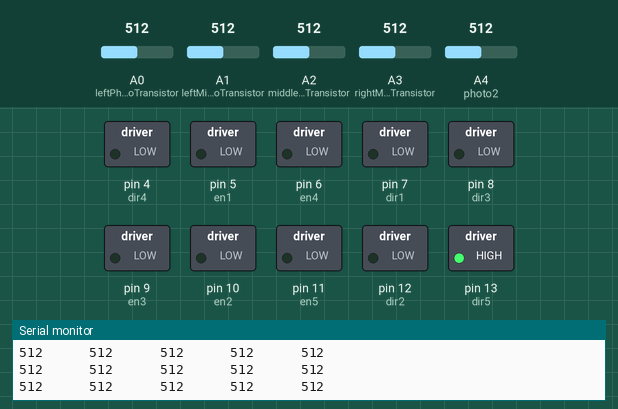
Bench run of a sketch on a simulated Arduino Uno, built with avr-gcc and run on an emulated ATmega328P. Parts: switched loads named in the sketch (green lamp = pin HIGH), the last lines printed to the serial monitor. Dashed ring = blinking. The inputs (shaded band) are chosen by the test bench; at power-on: A0 (leftPhotoTransistor) = 512, A2 (middlePhotoTransistor) = 512, A3 (rightMiddlePhotoTransistor) = 512, A1 (leftMiddlePhotoTransistor) = 512, A4 (photo2) = 512.

Above: at 1.2 s.
1.3 s: A0 (leftPhotoTransistor) set to 380
4.3 s: A0 (leftPhotoTransistor) set to 343
At 5.0 s:
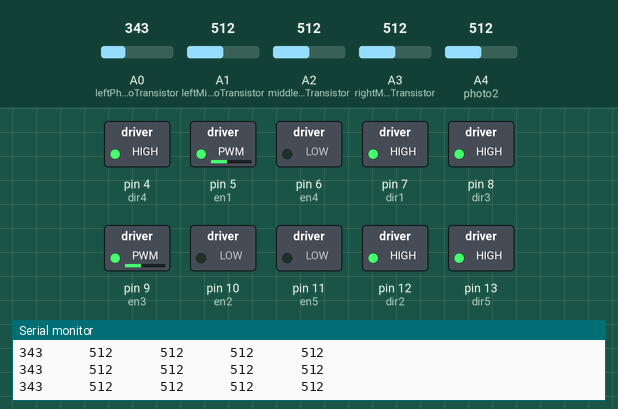
6.0 s: A2 (middlePhotoTransistor) set to 356
9.0 s: A2 (middlePhotoTransistor) set to 334
At 10.3 s:
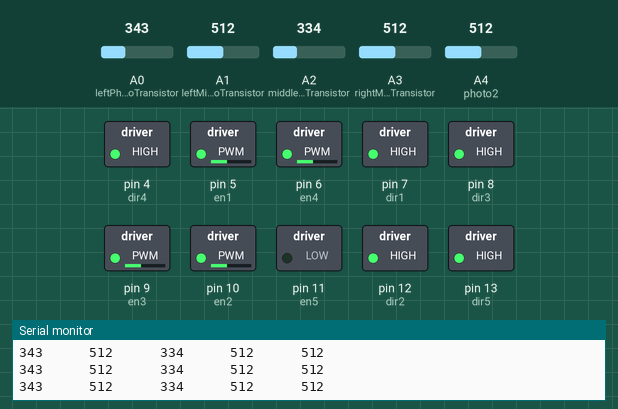
10.6 s: A3 (rightMiddlePhotoTransistor) set to 340
12.1 s: A3 (rightMiddlePhotoTransistor) set to 325
At 13.0 s:
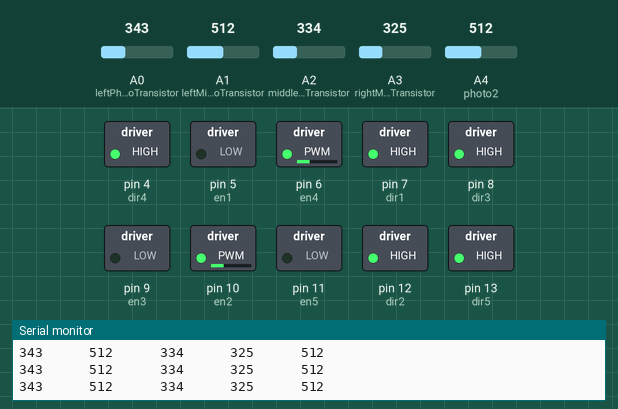
Timing chart, 0 to 14.7 s (numbered marks = the images above; inputs shaded):
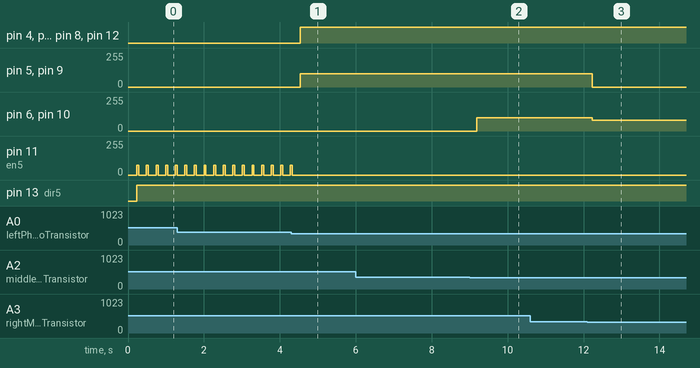

The sketch:

asee.ino
```cpp
//enable is pin 6 (pwm)
//dir is pin 4(digital)

//AMBIENT_WAIT_TIME is the amount of time we are waiting between our averaging
#define AMBIENT_WAIT_TIME 3
//LIGHT_THRESHOLD is what we will use as our threshold between our ambient base and our current read to determine if we are touching the line at all
#define LIGHT_THRESHOLD 150
#define RING_MOTOR_POWER 75
int en1 = 5;
int dir1 = 7;

int en2 = 10;
int dir2 = 12;

int en3 = 9;
int dir3 = 8;

int en4 = 6;
int dir4 = 4;

int pushbutton = 3;
int val, x, y;

int en5 = 11;
int dir5 = 13;

int photo1 = 5;
int photo2 = 4;
int leftPhotoTransistor=A0;
int leftMiddlePhotoTransistor=A1;
int middlePhotoTransistor=A2;
int rightMiddlePhotoTransistor=A3;
int rightPhotoTransistor=A4;


int leftBase=0;
int leftMiddleBase=0;
int middleBase=0;
int rightMiddleBase=0;
int rightBase=0;
//these three bases are the base levels initially determined of ambient light during the setup procedure
unsigned long timer;


void setup() {
  Serial.begin(9600);
  pinMode(en1,OUTPUT);
  pinMode(dir1,OUTPUT);
  pinMode(dir2,OUTPUT);
  pinMode(en2, OUTPUT);
  pinMode(en3,OUTPUT);
  pinMode(dir3,OUTPUT);
  pinMode(dir4,OUTPUT);
  pinMode(en4, OUTPUT);
  pinMode(en5, OUTPUT);
  pinMode(dir5, OUTPUT);
  pinMode(leftPhotoTransistor, INPUT);
  pinMode(middlePhotoTransistor, INPUT);
  pinMode(rightPhotoTransistor, INPUT);
  pinMode(pushbutton,INPUT);

  //here we will set the base levels
  leftBase = setAmbientBase(leftPhotoTransistor);
  leftMiddleBase=setAmbientBase(leftMiddlePhotoTransistor);
  middleBase = setAmbientBase(middlePhotoTransistor);
  rightMiddleBase=setAmbientBase(rightMiddlePhotoTransistor);
  rightBase = setAmbientBase(rightPhotoTransistor);

  Serial.begin(9600);
}

void loop() {
//  val = digitalRead(pushbutton);
//  if(val == 1) {
//    drop_one_ring();
//
//    delay(1000);

  printPhotoTransistors();
  delay(200);

  if (lineDetected()){
    int side = determineSide();
    if (side ==2){
      //we are sligthly on the left so we want to drift slightly right
      drift_right(80, 0);
    }
    else if (side==3){
      //we are in the middle so go forward
      all_forward(100);
    }
    else if (side==4){
      //we are slightly on the right so we want to drift slightly left
      drift_left(80,0);
    }
    else if (side==1){
      //we are all the way on left so we need a more extreme turn
      drift_right(100,0);
    }
    else if (side==5){
      drift_left(100,0);
    }
  }
  else{
    //this means we didn't detect the line rn, so we are probably past the line and ready to drop
    drop_one_ring();
    //now we want to do a hard turn in either direction depending on which turn it is.

  }

}

void drop_one_ring() {
  timer = millis();

  while(millis() - timer <= 50) {
    analogWrite(en5,RING_MOTOR_POWER);
    digitalWrite(dir5,HIGH);
  }
  analogWrite(en5,0);
}

//45 100 was almost perfect should be faster
//90 50

void output_photo() {
  y = analogRead(photo1);
  x = analogRead(photo2);
  Serial.print(x); //both when under 4000
  Serial.print("    ");
  Serial.println(y);

}

void printPhotoTransistors(){
  //prints out the value from all the photoTransistors

  for (int i = A0;i<=A4;i++){
    Serial.print(analogRead(i));
    Serial.print("      ");
  }
  Serial.println();

}

void printAnalogs(){
  //basically same thing as print photoTransistors but this will also print A5
  for (int i = A0;i<=A5;i++){
    Serial.print(analogRead(i));
    Serial.print("      ");
  }
  Serial.println();
}
```

line_detection.ino
```cpp
//setAmbientBase takes in a pin and returns the ambient light level.  Very useful for the setup() procedure, maybe elsewhere
int setAmbientBase(int pin){
  int baseLevel = analogRead(pin);
  delay(AMBIENT_WAIT_TIME);
  baseLevel+= analogRead(pin);
  delay(AMBIENT_WAIT_TIME);
  baseLevel+=analogRead(pin);
  return baseLevel/=3;
}

//lineDetected() is a boolean function that returns true if any of our main PhotoTransistors see the black line
bool lineDetected(){
  int leftDiff = leftBase -analogRead(leftPhotoTransistor);
  int middleDiff = middleBase - analogRead(middlePhotoTransistor);
  int rightDiff = rightBase - analogRead(rightPhotoTransistor);
  return (leftDiff>LIGHT_THRESHOLD)||(middleDiff>LIGHT_THRESHOLD)||(rightDiff>LIGHT_THRESHOLD);
}

//determineSide() returns 1 if on left 2 if in left middle 3 if in middle 4 if in right middle and 5 if on right
//especially useful if more than one are determined to be reading black
int determineSide(){
  int leftValue = leftBase-analogRead(leftPhotoTransistor);
  int leftMiddleValue=leftMiddleBase-analogRead(leftMiddlePhotoTransistor);
  int middleValue = middleBase-analogRead(middlePhotoTransistor);
  int rightMiddleValue=rightMiddleBase-analogRead(rightMiddlePhotoTransistor);
  int rightValue = rightBase-analogRead(rightPhotoTransistor);
  int leftMinValue = max(leftValue, leftMiddleValue);
  int rightMinValue = max(rightValue, rightMiddleValue);
  int minValue = max(leftMinValue,rightMinValue);
  minValue=max(minValue, middleValue);
  //that gets the maximum of the difference between the base and the current
  //This basically says whatever changed the most (got the lowest) as compared to the base will be the side we believe the black is closest too
  if (minValue==leftValue){
    return 1;
  }
  else if (minValue==leftMiddleValue){
    return 2;
  }
  else if (minValue==middleValue){
    return 3;
  }
  else if (minValue==rightMiddleValue){
    return 4;
  }
  else if (minValue==rightValue){
    return 5;
  }
  else{
    Serial.println("This shouldnt happen");
    return -1;
  }
}
```

motor_functions.ino
```cpp
void move_motor(int motor_number, int spd) {
  if(motor_number == 1) {
    analogWrite(en1,spd);
    digitalWrite(dir1,HIGH);
  }
  else if (motor_number == 2) {
    analogWrite(en2,spd);
    digitalWrite(dir2,HIGH);
  }
  else if (motor_number == 3) {
    analogWrite(en3,spd);
    digitalWrite(dir3,HIGH);
  }
  else if (motor_number == 4) {
    analogWrite(en4,spd);
    digitalWrite(dir4, HIGH);
  }

}

void all_stop() {
analogWrite(en1,0);
analogWrite(en2,0);
analogWrite(en3,0);
analogWrite(en4,0);
}


void all_forward(int spd) {
  for(int i = 1; i<=4; i++) {
    move_motor(i,spd);
  }
}

void drift_left(int max_speed, int lower_speed) {
  move_motor(2,max_speed);
  move_motor(1,lower_speed);
 move_motor(3,lower_speed);
  move_motor(4,max_speed);
}

void drift_right(int max_speed, int lower_speed) {
  move_motor(1,max_speed);
 move_motor(2,lower_speed);
 move_motor(4,lower_speed);
  move_motor(3,max_speed);
}
```

Measured:
- the behaviour switches between 362 and 361 on A0 (leftPhotoTransistor) (found by bisection; images 0 and 1)
- the behaviour switches between 343 and 342 on A2 (middlePhotoTransistor) (found by bisection; images 1 and 2)
- the behaviour switches between 334 and 333 on A3 (rightMiddlePhotoTransistor) (found by bisection; images 2 and 3)
- after the input at 4.3 s, pin 4 (dir4), pin 7 (dir1), pin 8 (dir3), pin 12 (dir2): LOW → HIGH after 0.23 s; pin 5 (en1), pin 9 (en3): 0/255 → 100/255 after 0.23 s; pin 11 (en5): goes on until 4.3 s, then stays 0/255
- after the input at 9.0 s, pin 6 (en4), pin 10 (en2): 0/255 → 100/255 after 0.19 s
- after the input at 12.1 s, pin 5 (en1), pin 9 (en3): 100/255 → 0/255 after 0.13 s; pin 6 (en4), pin 10 (en2): 100/255 → 80/255 after 0.13 s
- by itself, pin 11 (en5): alternates 75/255 for 0.05 s and 0/255 for 0.20 s
